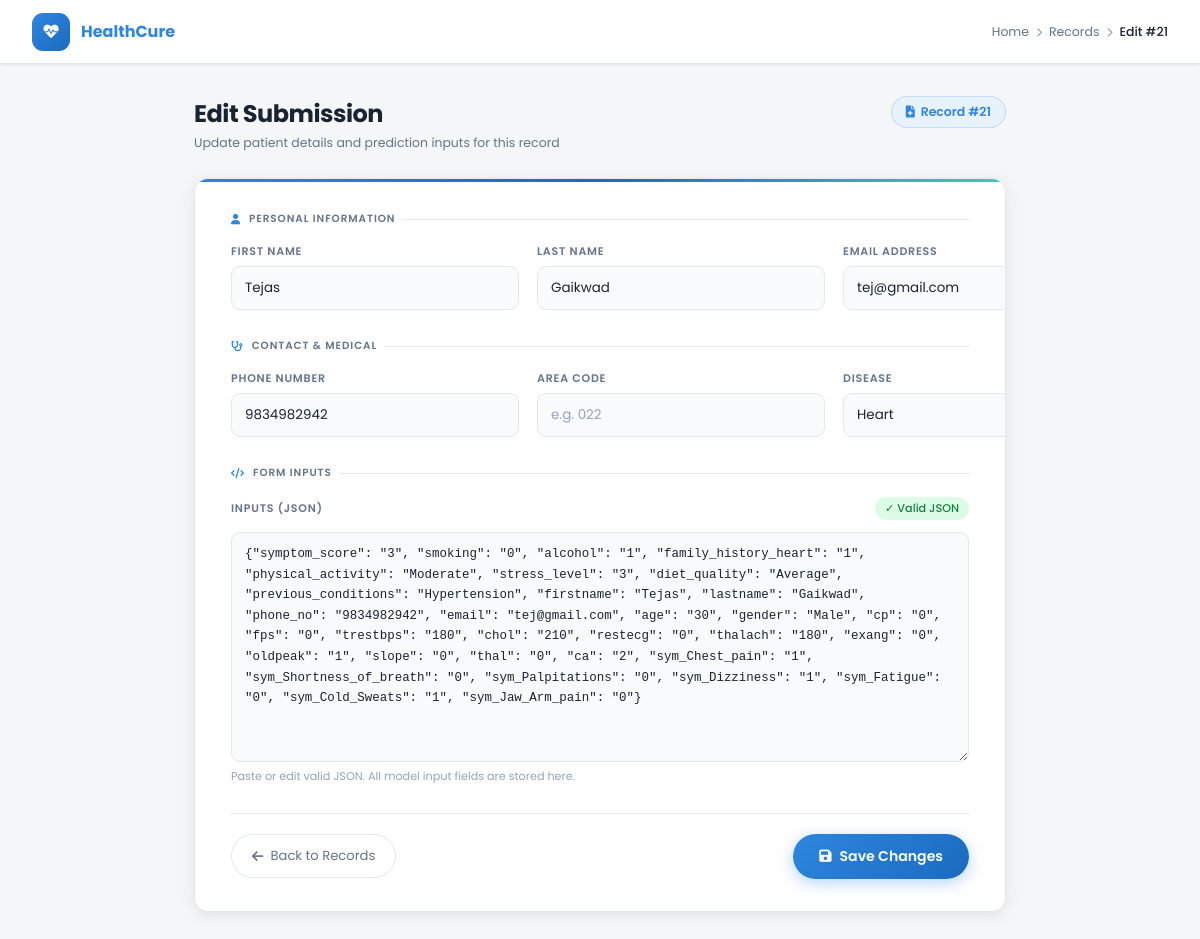
/records/edit/21 (signed in), run on the app's committed database.
### app.py (models this page shows)
class Submission(db.Model):
    id        = db.Column(db.Integer, primary_key=True)
    firstname = db.Column(db.String(120))
    lastname  = db.Column(db.String(120))
    phone_no  = db.Column(db.String(50))
    area_code = db.Column(db.String(50))
    email     = db.Column(db.String(200))
    disease   = db.Column(db.String(50))
    inputs    = db.Column(db.Text)
    result    = db.Column(db.String(50))
    timestamp = db.Column(db.DateTime, default=datetime.utcnow)

### app.py (the view, shortened to what this page needs)
@app.route('/records/edit/<int:record_id>', methods=['GET','POST'])
def edit_record(record_id):
    if not session.get('admin_logged_in'):
        return redirect(url_for('login', next=url_for('records')))
    record = Submission.query.get_or_404(record_id)
    return render_template('edit_record.html', record=record)

### templates/edit_record.html (shortened to what this page needs)
<!doctype html>
<html lang="en">
  <head>
    <link rel="stylesheet" href="https://cdnjs.cloudflare.com/ajax/libs/font-awesome/6.0.0/css/all.min.css">
  </head>
  <body>
    <nav class="topbar">
      <div class="topbar-brand">
        <div class="topbar-logo"><i class="fas fa-heartbeat"></i></div>
        <div class="topbar-brand-name">HealthCure</div>
      </div>
      <nav class="breadcrumb">
        <a href="/">Home</a>
        <span class="sep"><i class="fas fa-chevron-right" style="font-size:0.6rem;"></i></span>
        <a href="{{ url_for('records') }}">Records</a>
        <span class="sep"><i class="fas fa-chevron-right" style="font-size:0.6rem;"></i></span>
        <span class="current">Edit #{{ record.id }}</span>
      </nav>
    </nav>
    <div class="page">
      <div class="page-header">
        <div class="page-header-left">
          <h2>Edit Submission</h2>
          <p>Update patient details and prediction inputs for this record</p>
        </div>
        <div class="record-id-tag">
          <i class="fas fa-file-medical" style="font-size:0.75rem;"></i>
          Record #{{ record.id }}
        </div>
      </div>
      <div class="form-card">
        <form method="post" action="{{ url_for('edit_record', record_id=record.id) }}" id="editForm">
          <p class="section-label"><i class="fas fa-user"></i> Personal Information</p>
          <div class="form-grid cols-3">
            <div class="field">
              <label class="field-label">First Name</label>
              <input class="field-input" name="firstname" value="{{ record.firstname or '' }}" placeholder="First name">
            </div>
            <div class="field">
              <label class="field-label">Last Name</label>
              <input class="field-input" name="lastname" value="{{ record.lastname or '' }}" placeholder="Last name">
            </div>
            <div class="field">
              <label class="field-label">Email Address</label>
              <input class="field-input" name="email" type="email" value="{{ record.email or '' }}" placeholder="email@example.com">
            </div>
          </div>
          <p class="section-label"><i class="fas fa-stethoscope"></i> Contact & Medical</p>
          <div class="form-grid cols-4">
            <div class="field">
              <label class="field-label">Phone Number</label>
              <input class="field-input" name="phone_no" value="{{ record.phone_no or '' }}" placeholder="Phone">
            </div>
            <div class="field">
              <label class="field-label">Area Code</label>
              <input class="field-input" name="area_code" value="{{ record.area_code or '' }}" placeholder="e.g. 022">
            </div>
            <div class="field">
              <label class="field-label">Disease</label>
              <input class="field-input" name="disease" value="{{ record.disease or '' }}" placeholder="Disease name">
            </div>
          </div>
          <p class="section-label"><i class="fas fa-code"></i> Form Inputs</p>
          <div class="field">
            <div style="display:flex;align-items:center;justify-content:space-between;gap:10px;flex-wrap:wrap;margin-bottom:6px;">
              <label class="field-label" style="margin-bottom:0;">Inputs (JSON)</label>
              <span class="json-status json-neutral" id="jsonStatus">JSON</span>
            </div>
            <textarea class="field-textarea" name="inputs" id="jsonInput" rows="10">{{ record.inputs or '{}' }}</textarea>
            <span class="field-hint">Paste or edit valid JSON. All model input fields are stored here.</span>
          </div>
          <div class="form-footer">
            <a class="btn-back" href="{{ url_for('records') }}"><i class="fas fa-arrow-left"></i> Back to Records</a>
            <button class="btn-save" type="submit">
              <i class="fas fa-save"></i> Save Changes
            </button>
          </div>
        </form>
      </div>
    </div>
  </body>
</html>

### data on the page
Submission: id "21", firstname "Tejas", lastname "Gaikwad", email "tej@gmail.com", phone_no "9834982942", disease "Heart", inputs "{\"symptom_score\": \"3\", \"smoking\": \"0\", \"alcohol\": \"1\", \"family_history_heart\": \"1\", \"physical_activity\": \"Moderate\", \"stress_level\": \"3\", \"diet_quality\": \"Average\", \"previous_conditions\": \"Hypertension\", \"firstname\": \"Tejas\", \"lastname\": \"Gaikwad\", \"phone_no\": \"9834982942\", \"email\": \"tej@gmail.com\", \"age\": \"30\", \"gender\": \"Male\", \"cp\": \"0\", \"fps\": \"0\", \"trestbps\": \"180\", \"chol\": \"210\", \"restecg\": \"0\", \"thalach\": \"180\", \"exang\": \"0\", \"oldpeak\": \"1\", \"slope\": \"0\", \"thal\": \"0\", \"ca\": \"2\", \"sym_Chest_pain\": \"1\", \"sym_Shortness_of_breath\": \"0\", \"sym_Palpitations\": \"0\", \"sym_Dizziness\": \"1\", \"sym_Fatigue\": \"0\", \"sym_Cold_Sweats\": \"1\", \"sym_Jaw_Arm_pain\": \"0\"}"
